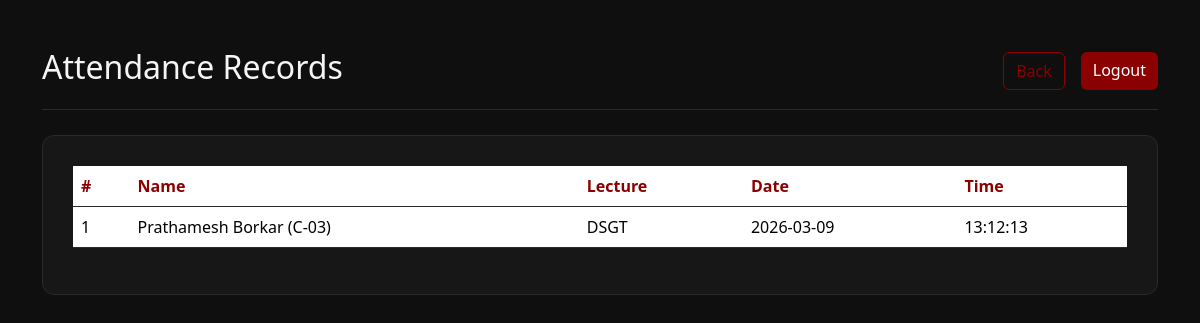
The app's page /attendance (signed in) with its own data.
### tables this page shows
CREATE TABLE attendance (
            id INTEGER PRIMARY KEY AUTOINCREMENT,
            name TEXT,
            lecture_name TEXT,
            time TEXT,
            UNIQUE(name, lecture_name)
        );

### app.py (the view)
@app.route("/attendance")
@login_required
def attendance_page():
    conn = sqlite3.connect(DB_FILE, timeout=10)
    cur = conn.cursor()
    cur.execute("""
        SELECT name, lecture_name, time
        FROM attendance
        ORDER BY id DESC
    """)
    rows = cur.fetchall()
    conn.close()
    return render_template(
        "attendance.html",
        rows=rows
    )

### app.py (called while the page is built)
@login_manager.user_loader
def load_user(user_id):
    conn = sqlite3.connect(DB_FILE, timeout=10)
    cur = conn.cursor()
    cur.execute("SELECT id, email FROM users WHERE id=?", (user_id,))
    user = cur.fetchone()
    conn.close()
    if user:
        return User(user[0], user[1])
    return None

### templates/attendance.html (shortened to what this page needs)
<!DOCTYPE html>
<html>
<head>
  <link rel="stylesheet" href="{{ url_for('static', filename='style.css') }}">
  <link href="https://cdn.jsdelivr.net/npm/bootstrap@5.3.3/dist/css/bootstrap.min.css" rel="stylesheet"/>
</head>
<body>
<div class="container py-5">
  <div class="top-bar d-flex justify-content-between align-items-center">
    <h2>Attendance Records</h2>
    <div class="d-flex gap-3">
      <a href="/" class="btn btn-outline-crimson">Back</a>
      <a href="/logout" class="btn btn-crimson">Logout</a>
    </div>
  </div>
  <div class="custom-card">
    <table class="table">
      <thead>
        <tr>
          <th>#</th>
          <th>Name</th>
          <th>Lecture</th>
          <th>Date</th>
          <th>Time</th>
        </tr>
      </thead>
      <tbody>
        {% for r in rows %}
        <tr>
          <td>{{ loop.index }}</td>
          <td>{{ r[0] }}</td>
          <td>{{ r[1] }}</td>
          {% if ' ' in r[2] %}
            <td>{{ r[2].split(' ')[0] }}</td>
            <td>{{ r[2].split(' ')[1] }}</td>
          {% else %}
            <td>—</td>
            <td>{{ r[2] }}</td>
          {% endif %}
        </tr>
        {% endfor %}
      </tbody>
    </table>
  </div>
</div>
</body>
</html>

### static/style.css (style rules this page uses)
:root { --bg-main: #0f0f0f; --bg-card: #171717; --border-color: #2a2a2a; --accent: #8B0000; --accent-hover: #b30000; --text-main: #f5f5f5; --text-muted: #9a9a9a; }
body { background-color: var(--bg-main) !important; color: var(--text-main) !important; font-family: "Sora",sans-serif; margin: 0; }
.container { background-color: transparent !important; }
.top-bar { border-bottom: 1px solid var(--border-color); padding-bottom: 15px; margin-bottom: 25px; }
.custom-card, .container-box { background-color: var(--bg-card); border: 1px solid var(--border-color); border-radius: 12px; padding: 30px; }
.btn-crimson { background-color: var(--accent) !important; border: none !important; color: white !important; padding: 10px 18px; border-radius: 8px; font-weight: 600; cursor: pointer; }
.btn-outline-crimson { border: 1px solid var(--accent) !important; color: var(--accent) !important; background: transparent !important; padding: 10px 18px; border-radius: 8px; }
table { background-color: var(--bg-card) !important; color: white !important; }
th { color: var(--accent) !important; }
tr { border-color: var(--border-color) !important; }
a { color: var(--accent); text-decoration: none; }

### records on screen
attendance: name "Prathamesh Borkar (C-03)", lecture_name "DSGT", time "2026-03-09", time "13:12:13"
